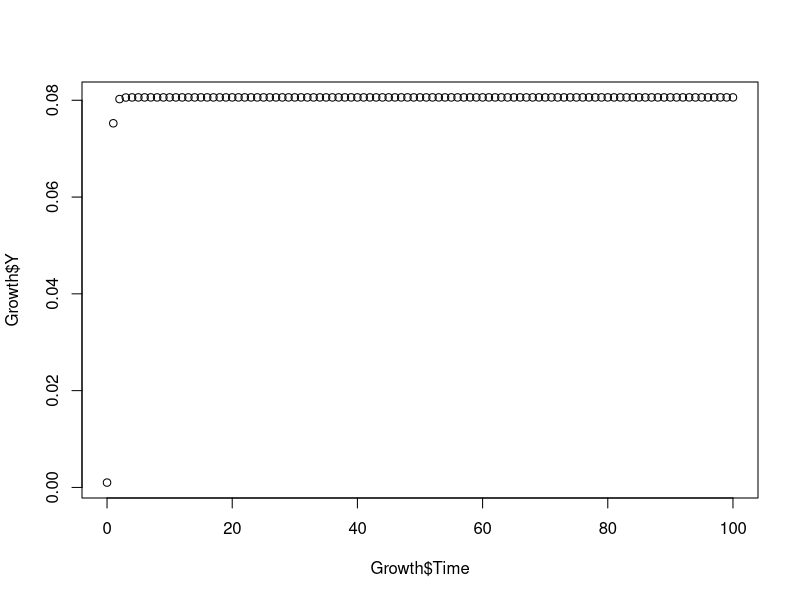

Here is the R script that generated this plot: (Note: this script raises an error after producing the figure.)
#Growth Model

#C Perfringends

GrowthData<-data.frame(
            "Temperature" = c(27 , 30 , 32.5 , 35 , 37.5 , 40 , 42.5 , 45),
            "at" = c(5.6 , 5.6 , 6.0 , 5.9 , 6.0 , 5.9 , 6.0 , 6.0),
            "K" = c(0.34,0.52,0.63,0.74,0.98,1.09,1.28,1.45),
            "Tc"= c(14.4,10.1,7.9,6.5,5.4,4.4,3.8,3.3)
        
            
            
)

#Inputs
Time_In<-0
Time_Fi<-100
a<-5.86
Kp1<-0.017
Kp2<-1.25
Tc1<-159.2
Tc2<-0.017



#Temperature and Time intervals
Temp<-13
Time<-c(Time_In:Time_Fi)

#Creating Main Data Frame
Growth<-data.frame(Time, Temp, "Y" = "", stringsAsFactors=FALSE)

KT<-.017*exp(.125*Temp)
Tc<-159*exp(-.17*Temp)

Y_In<-.001
Y_current<-Y_In
Y_Prev<-Y_In



for(i in 1:nrow(Growth)){
  if (i == 1 ){
    Growth$Y[1] = Y_In
    Y_current<-as.numeric(Growth$Y[i])
  }else {
    Y_Prev<-as.numeric(Growth$Y[i-1])
    tmark2<-(log(
      (exp(KT*Tc)*(a+(Y_current+Y_Prev/2)*(1+exp(KT*Tc))))/ 
        (a*exp(KT*Tc)-(Y_current+Y_Prev/2)*(1+exp(KT-Tc)))  
    ))/KT
    
    Y_current<-(KT*a*exp(KT*(Tc-tmark2)))/((1+exp(KT*(Tc-tmark2)))^2)
    Growth$Y[i] = Y_current
  }
}


plot(Growth$Time,Growth$Y)


for(i in 1:nrow(Growth)){
  if (i == 1 ){
    Growth$Y[1] = Y_In
    Y_current<-as.numeric(Growth$Y[i])
  }else {
  Y_Prev<-as.numeric(Growth$Y[i-1])
  Y_current<-(((KT)*(a+((Y_current+Y_Prev)/2)+exp((KT)*(Tc-tmark))*((Y_current+Y_Prev)/2))*((a*exp((KT)*(Tc))-(1+exp((KT)*(Tc)))*((Y_current+Y_Prev)/2))))/(a*(1+exp((KT)*(Tc-tmark)))^2))
  Growth$Y[i] = Y_current
  }
}

  


                   
                          

tmark<-(1/KT)*log((exp(KT*Tc)*(a+(Y_current)*(1+exp(KT*Tc)))))/(a*exp(KT*Tc)-Y_current*(1+exp(KT*Tc)))
  

tmark2<-(log(
      (exp(KT*Tc)*(a+(Y_current+Y_Prev/2)*(1+exp(KT*Tc))))/ 
      (a*exp(KT*Tc)-(Y_current+Y_Prev/2)*(1+exp(KT-Tc)))  
      ))/KT

Y_current<-(KT*a*exp(KT*(Tc-tmark2)))/((1+exp(KT*(Tc-t)))^2)
